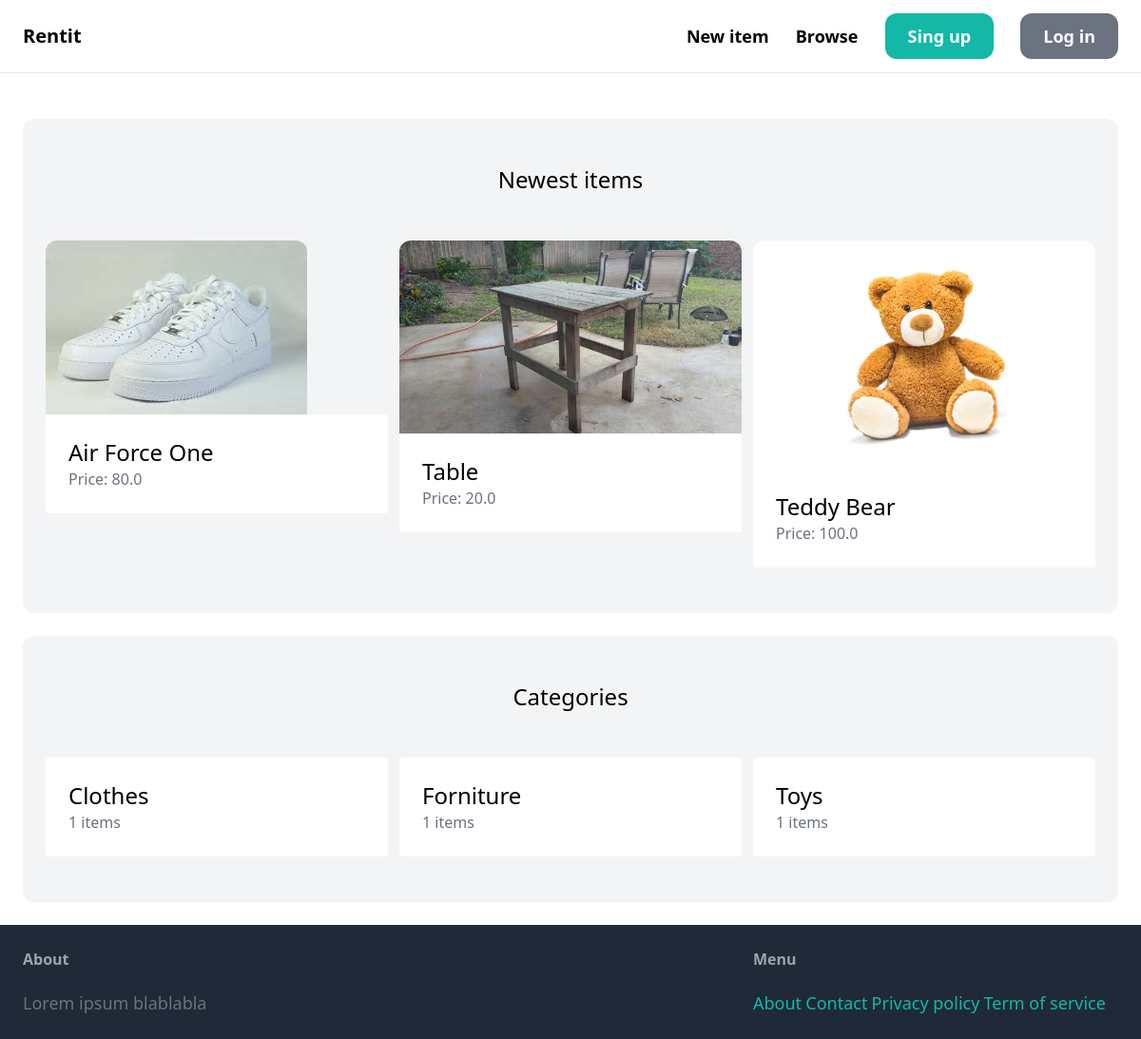
The page / on the database its author committed.
### item/models.py (models this page shows, shortened)
class Item(models.Model):
    category = models.ForeignKey(Category, related_name='items', on_delete=models.CASCADE)
    name = models.CharField(max_length=255)
    description = models.TextField(blank=True, null=True)
    price = models.FloatField()
    image = models.ImageField(upload_to='item_images', blank=True, null=True)
    is_sold = models.BooleanField(default=False)
    created_by = models.ForeignKey(User, related_name='items', on_delete=models.CASCADE) #on_delete is used to say that if the user has been deleted, delete every item he created
    created_at = models.DateTimeField(auto_now_add=True)
    class Meta:
        ordering = ('name',) #it's used to order the items by name

class Category(models.Model):
    name = models.CharField(max_length=255)
    class Meta:
        ordering = ('name',) #it's used to order the items by name
        verbose_name_plural = 'Categories'

### core/views.py (the view)
# urls.py: path('', views.index, name='index'),
def index(request):
    items = Item.objects.filter(is_sold=False)[0:6]
    categories = Category.objects.all()
    return render(request, 'core/index.html', {
        'categories': categories,
        'items':items,
    })

### core/templates/core/index.html (shortened to what this page needs)
{% extends 'core/base.html' %}
{% block content %}
    <div class="mt-6 px-6 py-12 bg-gray-100 rounded-xl">
        <h2 class="mb-12 text-2xl text-center">Newest items</h2>
        <div class="grid grid-cols-3 gap-3">
            {% for item in items %}
                <div>
                    <a href="{% url 'item:detail' item.id %}">
                        <div>
                            <img src="{{ item.image.url }}" class="rounded-t-xl">
                        </div>
                        <div class="p-6 bg-white rounded -b-xl">
                            <h2 class="text-2xl">{{ item.name }}</h2>
                            <p class="text-gray-500">Price: {{item.price}}</p>
                        </div>
                    </a>
                </div>
            {% endfor %}
        </div>
    </div>
    <div class="mt-6 px-6 py-12 bg-gray-100 rounded-xl">
        <h2 class="mb-12 text-2xl text-center">Categories</h2>
        <div class="grid grid-cols-3 gap-3">
            {% for category in categories %}
                <div>
                    <a href="#">
                        <div class="p-6 bg-white rounded -b-xl">
                            <h2 class="text-2xl">{{ category.name }}</h2>
                            <p class="text-gray-500">{{ category.items.count }} items</p>
                        </div>
                    </a>
                </div>
            {% endfor %}
        </div>
    </div>
{% endblock %}

### rows shown on the page
Item: image (picture), name "Air Force One", price "80.0"
Item: image (picture), name "Table", price "20.0"
Item: image (picture), name "Teddy Bear", price "100.0"
Category: name "Clothes", items.count "1"
Category: name "Forniture", items.count "1"
Category: name "Toys", items.count "1"
